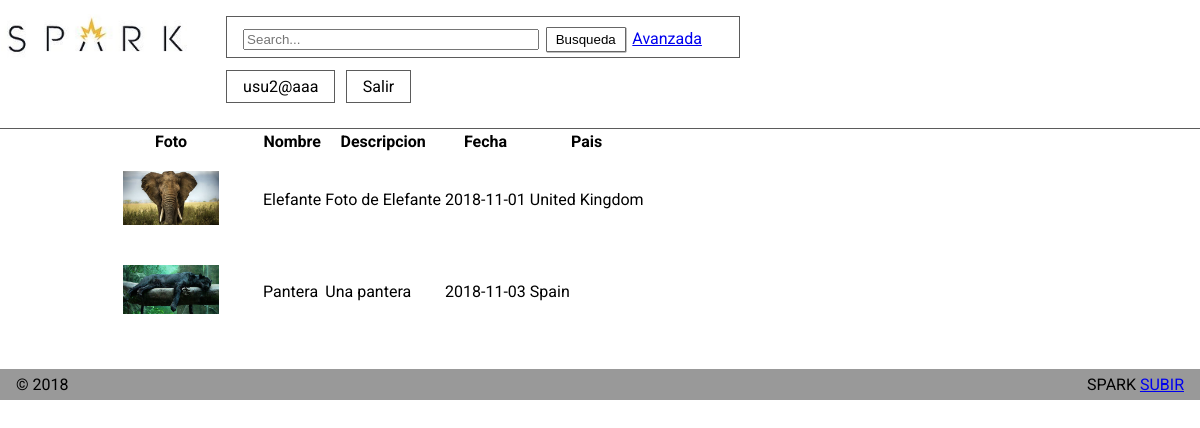
/album.php?titulo=Selva (signed in), run on an earlier commit of the app's database.
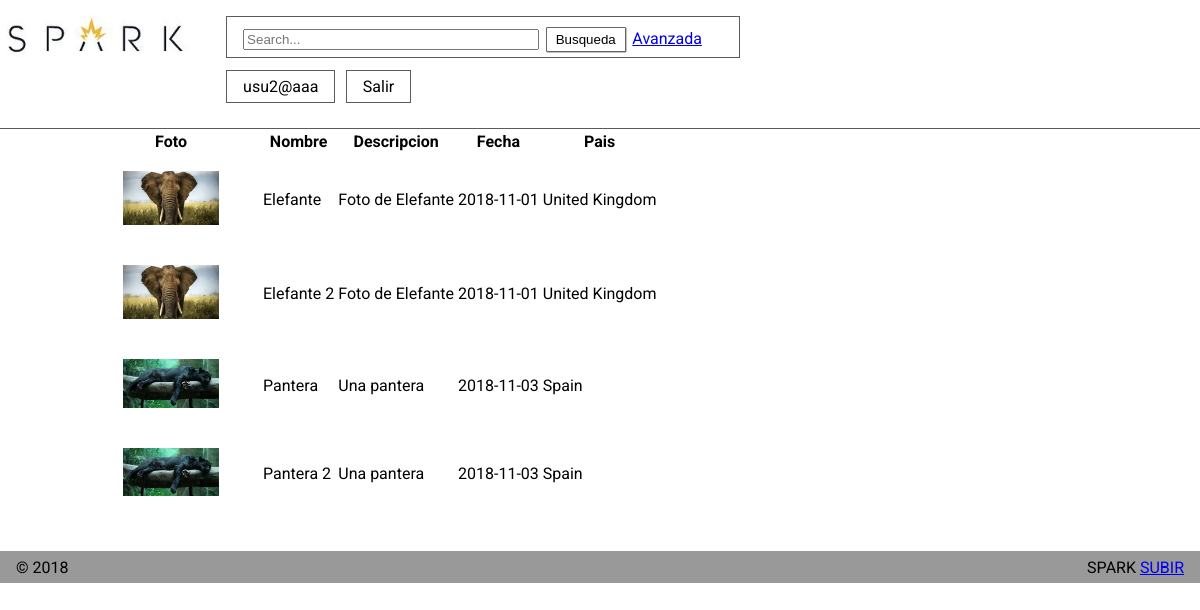
And on a later commit of the database.
### tables this page shows
CREATE TABLE `fotos` (
  `IdFoto` int(11) NOT NULL,
  `Titulo` text NOT NULL,
  `Descripcion` text NOT NULL,
  `Fecha` date NOT NULL,
  `Pais` int(11) NOT NULL,
  `Album` int(11) NOT NULL,
  `Fichero` text NOT NULL,
  `Alternativo` text NOT NULL,
  `FRegistro` datetime NOT NULL
);

CREATE TABLE `paises` (
  `IdPais` int(11) NOT NULL,
  `NomPais` text NOT NULL
);

### album.php (the view, shortened to what this page needs)
<?php
include("sesionstart.php");
?>
<?php
    include("include/cabecera.inc");
    if(isset($_SESSION["user"])){
        include("include/header_logged.inc");
    } else {
        include("include/header.inc");
    }
?>
<?php
if(isset($_SESSION["user"])){
  $titulo = htmlspecialchars($_GET['titulo']);
  $sentencia = 'SELECT fotos.Titulo, fotos.Descripcion, fotos.Fecha, paises.NomPais, fotos.Fichero, fotos.Alternativo, albumes.IdAlbum
  FROM Fotos, Albumes, Paises
  WHERE fotos.album = albumes.IdAlbum AND fotos.pais = paises.IdPais AND (albumes.Titulo  LIKE "'.$titulo.'") ORDER BY fotos.fecha ASC';
  if(!($misalbumes = $mysqli->query($sentencia))) {
    echo "<p>Error al ejecutar la sentencia <b>$sentencia</b>: " . $mysqli->error;
    echo '</p>';
    exit;
  }else{
  }
  echo '<main class="main_album"><table><tr>';
  echo '<th>Foto</th><th>Nombre</th><th>Descripcion</th><th>Fecha</th><th>Pais</th>';
  echo '</tr>';
  while($fila = $misalbumes->fetch_assoc()) {
    echo '<tr>';
    echo '<td>
              <figure>
                  <a href="detalle_foto.php?titulo='.$fila['Titulo'].'&img='.$fila['Fichero'].'&alt='.$fila['Alternativo'].'&fecha='.$fila['Fecha'].'&pais='.$fila['NomPais'].'&usuario='.$_SESSION['user'].'">
                      <img src="'.$fila['Fichero'].'" alt="'.$fila['Alternativo'].'">
                  </a>
              </figure>
          </td>';
    echo '<td>'.$fila['Titulo'].'</td>';
    echo '<td>'.$fila['Descripcion'].'</td>';
    echo '<td>'.$fila['Fecha'].'</td>';
    echo '<td>'.$fila['NomPais'].'</td>';
    echo '</tr>';
  }
  echo '</table></main>';
?>
<?php
}else{
    echo '¡Vaya! parece que no estás loggeado <a href="registro.php">Accede ahora</a>';
}
    require_once("include/fin.inc");
?>

### include/cabecera.inc (shortened to what this page needs)
<!DOCTYPE html>
<html lang="es" dir="ltr">
    <head>
        <link rel="stylesheet" href="css/general.css">
        <?php
        if(isset($_SESSION["user"])){
            $sentencia = 'SELECT Fichero FROM usuarios, estilos WHERE usuarios.Estilo = estilos.IdEstilo AND Email LIKE"'.$_SESSION["user"].'"';
            $res = $mysqli->query($sentencia);
            $style = $res->fetch_assoc();
            echo '<link rel="stylesheet" title="estilo accesible" href="css/'.$style["Fichero"].'">';
        }
        ?>
        <link rel="stylesheet" href="css/print.css">
        <link rel="stylesheet" href="css/main_indexANDdetalle_foto.css">
        <link rel="stylesheet" href="css/fontello.css">
    </head>

### include/header_logged.inc
<body>
    <header>
        <a href="index.php"><img id="logo" alt="Spark logo" src="img/logo.jpg"></a>
        <div class="top_header">
            <form action="resultado_busqueda.php" method="GET">
                <input type="text" name="busqueda_top" placeholder="Search..." autofocus>
                <button type="submit" id="busqueda">Busqueda</button>
                <a href="formulario_busqueda.php">Avanzada</a>
            </form>
            <div id="user_status">
                <?php echo '<a href="mi_perfil.php">'.$_SESSION["user"].'</a>'; ?>
                <a href="cerrar_sesion.php">Salir</a>
            </div>
        </div>
    </header>

### include/fin.inc
        <footer>
            <div class="footer_items">
                &copy; <time datetime="2018">2018</time>
            </div>
            <div class="footer_items">
                <span>SPARK </span>
                <a href="#" class="icon_row_up">SUBIR</a>
            </div>
        </footer>
    </body>
</html>

### css/general.css (style rules this page uses)
html { overflow-y: scroll; min-width: 480px; max-width: 1200px; margin: auto; }
body { margin: 0px auto; max-width: 1920px; font-family: 'Roboto', sans-serif; }
body > header { height: 4.2em; border-bottom: 1px solid #5b5b5b; display: flex; flex-direction: row; margin-bottom: 0em; }
#logo { border: 1px solid white; margin-top: 0.8em; height: 3em; }
#busqueda { padding: 0.3em; border-radius: 1px; border: 1px solid #666; background-color: #fefefe; width: 6em; box-shadow: 0.5px 0.5px grey; cursor:pointer; }
.top_header { padding: 1em 0.5em 0em 2em; width: 100%; display: flex; flex-direction: row; justify-content: space-between; }
.top_header > form { width: 30em; }
.top_header > form > input { width: 60%; }
.top_header > form > input, .top_header > form > input , button { margin-right: 0.2em; }
.top_header > form, #user_status > label { border: 1px solid #5b5b5b; height: 1.3em; padding: 0.6em 1em; border-radius: 0px; margin-right: 0.2em; margin-left: 0.2em; }
#user_status { margin-top: 0.8em; }
#user_status > a { border: 1px solid #5b5b5b; height: 1.3em; padding: 0.36em 1em; border-radius: 0px; margin-right: 0.2em; margin-left: 0.2em; text-decoration: none; color: #000; }
#user_status > label, #user_status > a { background-color: #fff; }
body > footer { background-color: #999; display: flex; flex-direction: row; justify-content: space-between; padding: 0.4em 1em; margin-top: 2em; }
@media screen and (max-width: 1200px) { body > header { height: 8em; } }
@media screen and (max-width: 1200px) { .top_header { display: flex; flex-direction: column; padding-bottom: 2em; } }

What changed in the data, as far as the page shows it:
added fotos: Fichero (picture), Titulo "Elefante 2", Descripcion "Foto de Elefante", Fecha "2018-11-01", Pais.NomPais "United Kingdom"
added fotos: Fichero (picture), Titulo "Pantera 2", Descripcion "Una pantera", Fecha "2018-11-03", Pais.NomPais "Spain"
